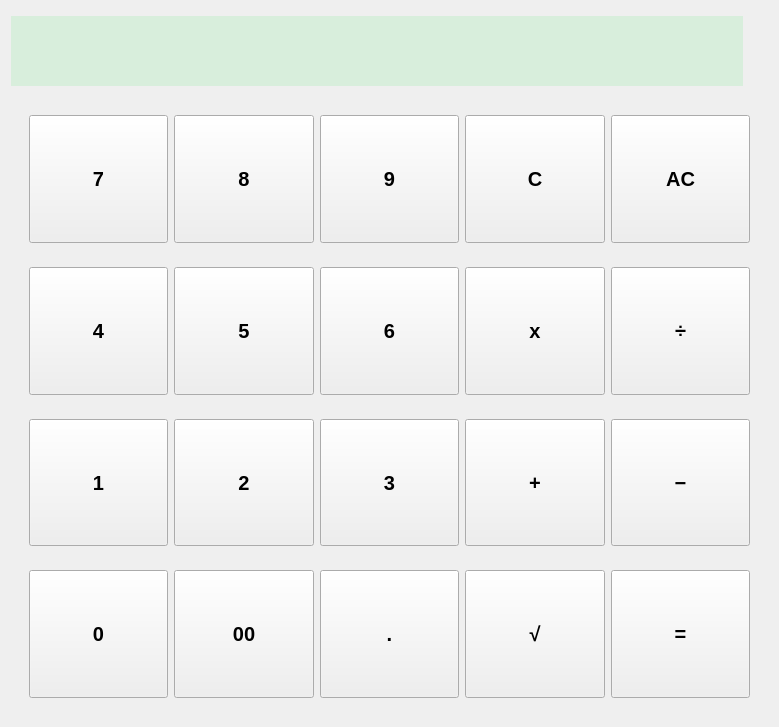
<?xml version="1.0" encoding="UTF-8"?>
<ui version="4.0">
 <class>Form</class>
 <widget class="QWidget" name="Form">
  <property name="geometry">
   <rect>
    <x>0</x>
    <y>0</y>
    <width>779</width>
    <height>727</height>
   </rect>
  </property>
  <property name="windowTitle">
   <string>Form</string>
  </property>
  <property name="styleSheet">
   <string notr="true">.main_widget{
	background: rgb(67, 68, 73)
}

QPushButton{
	font-weight: bold;
	font-size: 20px;
}

QLineEdit {
	background: rgb(216, 238, 220);
	border: 0px solid black;
}

QLabel {
	font-weight: bold;
}

.display {
	background: rgb(216, 238, 220);
	border: 1px solid rgb(154, 170, 157);	
}

.display_line{
	font-weight: bold;
	font-size: 36px;
}

.bold_btn{
	background: rgb(201, 163, 64);
}
.numpad_btn {
	background: rgb(39, 39, 39);
	font-weight: bold;
	font-size: 20px;
	color: white;
}</string>
  </property>
  <property name="class" stdset="0">
   <string>main_widget</string>
  </property>
  <layout class="QVBoxLayout" name="verticalLayout">
   <item>
    <widget class="QWidget" name="display" native="true">
     <property name="sizePolicy">
      <sizepolicy hsizetype="Preferred" vsizetype="Fixed">
       <horstretch>0</horstretch>
       <verstretch>0</verstretch>
      </sizepolicy>
     </property>
     <property name="maximumSize">
      <size>
       <width>16777215</width>
       <height>80</height>
      </size>
     </property>
     <property name="class" stdset="0">
      <string>display</string>
     </property>
     <layout class="QHBoxLayout" name="horizontalLayout">
      <property name="spacing">
       <number>5</number>
      </property>
      <property name="leftMargin">
       <number>0</number>
      </property>
      <property name="topMargin">
       <number>5</number>
      </property>
      <property name="rightMargin">
       <number>0</number>
      </property>
      <property name="bottomMargin">
       <number>5</number>
      </property>
      <item>
       <widget class="QLineEdit" name="display_line">
        <property name="sizePolicy">
         <sizepolicy hsizetype="Expanding" vsizetype="Expanding">
          <horstretch>0</horstretch>
          <verstretch>0</verstretch>
         </sizepolicy>
        </property>
        <property name="alignment">
         <set>Qt::AlignRight|Qt::AlignTrailing|Qt::AlignVCenter</set>
        </property>
        <property name="readOnly">
         <bool>true</bool>
        </property>
        <property name="class" stdset="0">
         <string>display_line</string>
        </property>
       </widget>
      </item>
      <item>
       <widget class="QWidget" name="widget_7" native="true">
        <layout class="QVBoxLayout" name="verticalLayout_3">
         <property name="leftMargin">
          <number>0</number>
         </property>
         <property name="topMargin">
          <number>0</number>
         </property>
         <property name="rightMargin">
          <number>0</number>
         </property>
         <property name="bottomMargin">
          <number>0</number>
         </property>
         <item>
          <widget class="QLabel" name="notif_operator">
           <property name="sizePolicy">
            <sizepolicy hsizetype="Fixed" vsizetype="Fixed">
             <horstretch>0</horstretch>
             <verstretch>0</verstretch>
            </sizepolicy>
           </property>
           <property name="maximumSize">
            <size>
             <width>20</width>
             <height>20</height>
            </size>
           </property>
           <property name="text">
            <string/>
           </property>
           <property name="alignment">
            <set>Qt::AlignCenter</set>
           </property>
          </widget>
         </item>
         <item>
          <spacer name="verticalSpacer">
           <property name="orientation">
            <enum>Qt::Vertical</enum>
           </property>
           <property name="sizeHint" stdset="0">
            <size>
             <width>20</width>
             <height>40</height>
            </size>
           </property>
          </spacer>
         </item>
        </layout>
       </widget>
      </item>
     </layout>
    </widget>
   </item>
   <item>
    <widget class="QWidget" name="keypad" native="true">
     <layout class="QVBoxLayout" name="verticalLayout_4">
      <item>
       <widget class="QWidget" name="widget_2" native="true">
        <layout class="QHBoxLayout" name="horizontalLayout_9">
         <item>
          <widget class="QPushButton" name="btn_7">
           <property name="sizePolicy">
            <sizepolicy hsizetype="Minimum" vsizetype="Preferred">
             <horstretch>0</horstretch>
             <verstretch>0</verstretch>
            </sizepolicy>
           </property>
           <property name="text">
            <string>7</string>
           </property>
           <property name="class" stdset="0">
            <string>numpad_btn</string>
           </property>
          </widget>
         </item>
         <item>
          <widget class="QPushButton" name="btn_8">
           <property name="sizePolicy">
            <sizepolicy hsizetype="Minimum" vsizetype="Preferred">
             <horstretch>0</horstretch>
             <verstretch>0</verstretch>
            </sizepolicy>
           </property>
           <property name="text">
            <string>8</string>
           </property>
           <property name="class" stdset="0">
            <string>numpad_btn</string>
           </property>
          </widget>
         </item>
         <item>
          <widget class="QPushButton" name="btn_9">
           <property name="sizePolicy">
            <sizepolicy hsizetype="Minimum" vsizetype="Preferred">
             <horstretch>0</horstretch>
             <verstretch>0</verstretch>
            </sizepolicy>
           </property>
           <property name="text">
            <string>9</string>
           </property>
           <property name="class" stdset="0">
            <string>numpad_btn</string>
           </property>
          </widget>
         </item>
         <item>
          <widget class="QPushButton" name="btn_c">
           <property name="sizePolicy">
            <sizepolicy hsizetype="Minimum" vsizetype="Preferred">
             <horstretch>0</horstretch>
             <verstretch>0</verstretch>
            </sizepolicy>
           </property>
           <property name="styleSheet">
            <string notr="true"/>
           </property>
           <property name="text">
            <string>C</string>
           </property>
           <property name="class" stdset="0">
            <string>bold_btn</string>
           </property>
          </widget>
         </item>
         <item>
          <widget class="QPushButton" name="btn_ac">
           <property name="sizePolicy">
            <sizepolicy hsizetype="Minimum" vsizetype="Preferred">
             <horstretch>0</horstretch>
             <verstretch>0</verstretch>
            </sizepolicy>
           </property>
           <property name="text">
            <string>AC</string>
           </property>
           <property name="class" stdset="0">
            <string>bold_btn</string>
           </property>
          </widget>
         </item>
        </layout>
       </widget>
      </item>
      <item>
       <widget class="QWidget" name="widget" native="true">
        <layout class="QHBoxLayout" name="horizontalLayout_10">
         <item>
          <widget class="QPushButton" name="btn_4">
           <property name="sizePolicy">
            <sizepolicy hsizetype="Minimum" vsizetype="Preferred">
             <horstretch>0</horstretch>
             <verstretch>0</verstretch>
            </sizepolicy>
           </property>
           <property name="text">
            <string>4</string>
           </property>
           <property name="class" stdset="0">
            <string>numpad_btn</string>
           </property>
          </widget>
         </item>
         <item>
          <widget class="QPushButton" name="btn_5">
           <property name="sizePolicy">
            <sizepolicy hsizetype="Minimum" vsizetype="Preferred">
             <horstretch>0</horstretch>
             <verstretch>0</verstretch>
            </sizepolicy>
           </property>
           <property name="text">
            <string>5</string>
           </property>
           <property name="class" stdset="0">
            <string>numpad_btn</string>
           </property>
          </widget>
         </item>
         <item>
          <widget class="QPushButton" name="btn_6">
           <property name="sizePolicy">
            <sizepolicy hsizetype="Minimum" vsizetype="Preferred">
             <horstretch>0</horstretch>
             <verstretch>0</verstretch>
            </sizepolicy>
           </property>
           <property name="text">
            <string>6</string>
           </property>
           <property name="class" stdset="0">
            <string>numpad_btn</string>
           </property>
          </widget>
         </item>
         <item>
          <widget class="QPushButton" name="btn_multi">
           <property name="sizePolicy">
            <sizepolicy hsizetype="Minimum" vsizetype="Preferred">
             <horstretch>0</horstretch>
             <verstretch>0</verstretch>
            </sizepolicy>
           </property>
           <property name="text">
            <string>x</string>
           </property>
           <property name="class" stdset="0">
            <string>numpad_btn</string>
           </property>
          </widget>
         </item>
         <item>
          <widget class="QPushButton" name="btn_div">
           <property name="sizePolicy">
            <sizepolicy hsizetype="Minimum" vsizetype="Preferred">
             <horstretch>0</horstretch>
             <verstretch>0</verstretch>
            </sizepolicy>
           </property>
           <property name="text">
            <string>÷</string>
           </property>
           <property name="class" stdset="0">
            <string>numpad_btn</string>
           </property>
          </widget>
         </item>
        </layout>
       </widget>
      </item>
      <item>
       <widget class="QWidget" name="widget_3" native="true">
        <layout class="QHBoxLayout" name="horizontalLayout_11">
         <item>
          <widget class="QPushButton" name="btn_1">
           <property name="sizePolicy">
            <sizepolicy hsizetype="Minimum" vsizetype="Preferred">
             <horstretch>0</horstretch>
             <verstretch>0</verstretch>
            </sizepolicy>
           </property>
           <property name="text">
            <string>1</string>
           </property>
           <property name="class" stdset="0">
            <string>numpad_btn</string>
           </property>
          </widget>
         </item>
         <item>
          <widget class="QPushButton" name="btn_2">
           <property name="sizePolicy">
            <sizepolicy hsizetype="Minimum" vsizetype="Preferred">
             <horstretch>0</horstretch>
             <verstretch>0</verstretch>
            </sizepolicy>
           </property>
           <property name="text">
            <string>2</string>
           </property>
           <property name="class" stdset="0">
            <string>numpad_btn</string>
           </property>
          </widget>
         </item>
         <item>
          <widget class="QPushButton" name="btn_3">
           <property name="sizePolicy">
            <sizepolicy hsizetype="Minimum" vsizetype="Preferred">
             <horstretch>0</horstretch>
             <verstretch>0</verstretch>
            </sizepolicy>
           </property>
           <property name="text">
            <string>3</string>
           </property>
           <property name="class" stdset="0">
            <string>numpad_btn</string>
           </property>
          </widget>
         </item>
         <item>
          <widget class="QPushButton" name="btn_plus">
           <property name="sizePolicy">
            <sizepolicy hsizetype="Minimum" vsizetype="Preferred">
             <horstretch>0</horstretch>
             <verstretch>0</verstretch>
            </sizepolicy>
           </property>
           <property name="text">
            <string>+</string>
           </property>
           <property name="class" stdset="0">
            <string>numpad_btn</string>
           </property>
          </widget>
         </item>
         <item>
          <widget class="QPushButton" name="btn_minus">
           <property name="sizePolicy">
            <sizepolicy hsizetype="Minimum" vsizetype="Preferred">
             <horstretch>0</horstretch>
             <verstretch>0</verstretch>
            </sizepolicy>
           </property>
           <property name="text">
            <string>−</string>
           </property>
           <property name="class" stdset="0">
            <string>numpad_btn</string>
           </property>
          </widget>
         </item>
        </layout>
       </widget>
      </item>
      <item>
       <widget class="QWidget" name="widget_4" native="true">
        <layout class="QHBoxLayout" name="horizontalLayout_12">
         <item>
          <widget class="QPushButton" name="btn_0">
           <property name="sizePolicy">
            <sizepolicy hsizetype="Minimum" vsizetype="Preferred">
             <horstretch>0</horstretch>
             <verstretch>0</verstretch>
            </sizepolicy>
           </property>
           <property name="text">
            <string>0</string>
           </property>
           <property name="class" stdset="0">
            <string>numpad_btn</string>
           </property>
          </widget>
         </item>
         <item>
          <widget class="QPushButton" name="btn_00">
           <property name="sizePolicy">
            <sizepolicy hsizetype="Minimum" vsizetype="Preferred">
             <horstretch>0</horstretch>
             <verstretch>0</verstretch>
            </sizepolicy>
           </property>
           <property name="text">
            <string>00</string>
           </property>
           <property name="class" stdset="0">
            <string>numpad_btn</string>
           </property>
          </widget>
         </item>
         <item>
          <widget class="QPushButton" name="btn_dot">
           <property name="sizePolicy">
            <sizepolicy hsizetype="Minimum" vsizetype="Preferred">
             <horstretch>0</horstretch>
             <verstretch>0</verstretch>
            </sizepolicy>
           </property>
           <property name="text">
            <string>.</string>
           </property>
           <property name="class" stdset="0">
            <string>numpad_btn</string>
           </property>
          </widget>
         </item>
         <item>
          <widget class="QPushButton" name="btn_root">
           <property name="sizePolicy">
            <sizepolicy hsizetype="Minimum" vsizetype="Preferred">
             <horstretch>0</horstretch>
             <verstretch>0</verstretch>
            </sizepolicy>
           </property>
           <property name="text">
            <string>√</string>
           </property>
           <property name="class" stdset="0">
            <string>numpad_btn</string>
           </property>
          </widget>
         </item>
         <item>
          <widget class="QPushButton" name="btn_equals">
           <property name="sizePolicy">
            <sizepolicy hsizetype="Minimum" vsizetype="Preferred">
             <horstretch>0</horstretch>
             <verstretch>0</verstretch>
            </sizepolicy>
           </property>
           <property name="text">
            <string>=</string>
           </property>
           <property name="class" stdset="0">
            <string>numpad_btn</string>
           </property>
          </widget>
         </item>
        </layout>
       </widget>
      </item>
     </layout>
    </widget>
   </item>
  </layout>
 </widget>
 <resources/>
 <connections/>
</ui>
